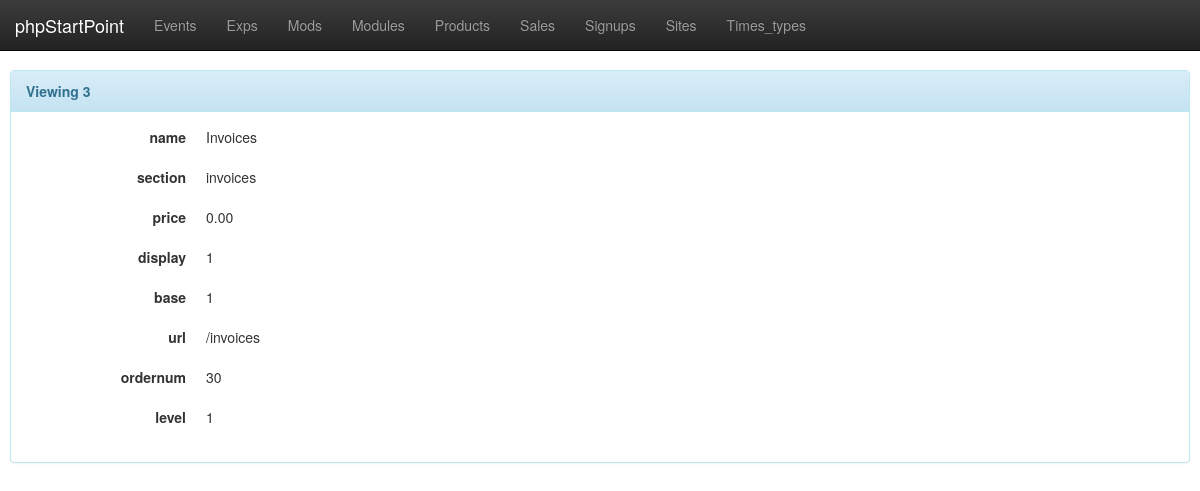
The app's page /pub/phpstartpoint/athcore/www/modules/view.php?id=3 with its own data.
### tables this page shows
CREATE TABLE `modules` (
  `modulesid` INT unsigned NOT NULL AUTO_INCREMENT,
  `name` varchar(45) DEFAULT NULL,
  `section` varchar(45) DEFAULT NULL,
  `price` decimal(10,2) DEFAULT NULL,
  `display` tinyint(4) DEFAULT '1',
  `base` tinyint(4) DEFAULT '1',
  `url` varchar(255) NOT NULL,
  `ordernum` int(2) NOT NULL DEFAULT '999',
  `level` smallint(5) unsigned NOT NULL DEFAULT '10',
  `description` text,
  PRIMARY KEY (`modulesid`)
);

### php/lib/obj/Modules.php (called while the page is built, shortened)
<?php
class Modules
{
private $modulesid;
private $name;
private $section;
private $price;
private $display;
private $base;
private $url;
private $ordernum;
private $level;
private $description;
	public function setModulesid($modulesid)
	{
		$this->modulesid = $modulesid;
	}
	public function getModulesid()
	{
		return $this->modulesid;
	}
	public function setName($name)
	{
		$this->name = $name;
	}
	public function getName()
	{
		return $this->name;
	}
	public function setSection($section)
	{
		$this->section = $section;
	}
	public function getSection()
	{
		return $this->section;
	}
	public function setPrice($price)
	{
		$this->price = $price;
	}
	public function getPrice()
	{
		return $this->price;
	}
	public function setDisplay($display)
	{
		$this->display = $display;
	}
	public function getDisplay()
	{
		return $this->display;
	}
	public function setBase($base)
	{
		$this->base = $base;
	}
	public function getBase()
	{
		return $this->base;
	}
	public function setUrl($url)
	{
		$this->url = $url;
	}
	public function getUrl()
	{
		return $this->url;
	}
	public function setOrdernum($ordernum)
	{
		$this->ordernum = $ordernum;
	}
	public function getOrdernum()
	{
		return $this->ordernum;
	}
	public function setLevel($level)
	{
		$this->level = $level;
	}
	public function getLevel()
	{
		return $this->level;
	}
	public function setDescription($description)
	{
		$this->description = $description;
	}
	public function getDescription()
	{
		return $this->description;
	}
	public function getAll()
	{
		$ret = array(
		'name'=>$this->getName(),
		'section'=>$this->getSection(),
		'price'=>$this->getPrice(),
		'display'=>$this->getDisplay(),
		'base'=>$this->getBase(),
		'url'=>$this->getUrl(),
		'ordernum'=>$this->getOrdernum(),
		'level'=>$this->getLevel(),
		'description'=>$this->getDescription());
		return $ret;
	}
	public function loadModules() {
		global $db;
		$res = $db->select('SELECT modulesid,name,section,price,display,base,url,ordernum,level,description FROM modules WHERE modulesid=?', array($this->modulesid), 'd');
	}
}
?>

### pub/phpstartpoint/athcore/lib/DB.php (called while the page is built, shortened)
<?php
class DB
    {
        public function __construct()
        {
            $config = parse_ini_file('/srv/ath/src/pub/phpstartpoint/athcore/etc/db.conf');
            $this->user = $config['dbuser'];
            $this->password = $config['dbpw'];
            $this->database = $config['db'];
            $this->host = $config['host'];
            $this->db = $this->connect();
        }
        protected function connect()
        {
            return new mysqli($this->host, $this->user, $this->password, $this->database);
        }
        public function select($query, $data, $format)
        {
            $stmt = $this->db->prepare($query);
            array_unshift($data, $format);
            call_user_func_array(array(
                $stmt,
                'bind_param'
            ), $this->ref_values($data));
            $stmt->execute();
            $result = $stmt->get_result();
            while ($row = $result->fetch_object()) {
                $results[] = $row;
            }
            return $results;
        }
        private function ref_values($array)
        {
            $refs = array();
            foreach ($array as $key => $value) {
                $refs[$key] = &$array[$key];
            }
            return $refs;
        }
    }
?>

### pub/phpstartpoint/athcore/www/modules/view.php (the view, shortened to what this page needs)
<?php
include "/srv/ath/src/pub/phpstartpoint/athcore/lib/DB.php";
$db = new DB();
include "/srv/ath/src/pub/phpstartpoint/athcore/lib/Modules.php";
include "/srv/ath/src/pub/phpstartpoint/athcore/tmpl/header.php";
?>
<?php
$modules = new Modules();
$modules->setModulesid($_GET['id']);
$modules->loadModules();
$all = $modules->getAll();
if (isset($all)) {
		   ?>
<div class="panel panel-info">
	<div class="panel-heading">
		<strong>Viewing <?php echo $modules->getModulesid();?></strong>
	</div>
	<div class="panel-body">
		<?php
    foreach ($all as $key => $value) {
        if (isset($value) && ($value != '')) {
            ?>
		    <dl class="dl-horizontal">
			<dt><?php echo $key;?></dt>
			<dd><?php echo $value;?></dd>
		</dl>
		    <?php
        }
    }
    ?>
	</div>
</div>
<?php
}else{
	?>
	<h2>No results found</h2>
	<?php
}
?>
<?php
include "/srv/ath/src/pub/phpstartpoint/athcore/tmpl/footer.php";
?>

### pub/phpstartpoint/athcore/www/css/sitestyle.css (style rules this page uses)
body { padding-top: 70px; padding-bottom: 30px; padding-left: 10px; padding-right: 10px; }

### records on screen
modules: modulesid "3", name "Invoices", section "invoices", price "0.00", display "1", base "1", url "/invoices", ordernum "30", level "1"

### other values on screen
$key "name"
$key "section"
$key "price"
$key "display"
$key "base"
$key "url"
$key "ordernum"
$key "level"
